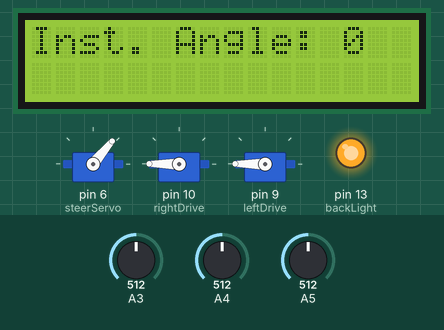
Recording of a sketch running on a simulated Arduino Uno, built with avr-gcc and run on an emulated ATmega328P. On the bench: 3 × servo, 16×2 character LCD, output pins drawn as LEDs (lit = HIGH). The test bench sets the inputs (shaded band); at power-on: A4 = 512, A5 = 512, A3 = 512.

Above: at 4.7 s.
4.8 s: A4 set to 359
At 5.9 s:
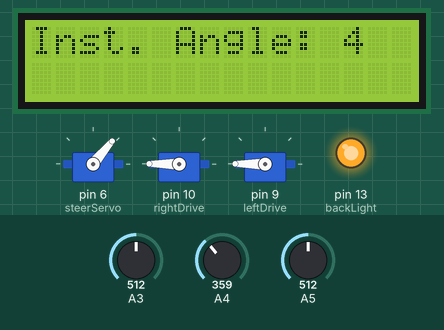
6.4 s: A4 set to 328
At 8.0 s:
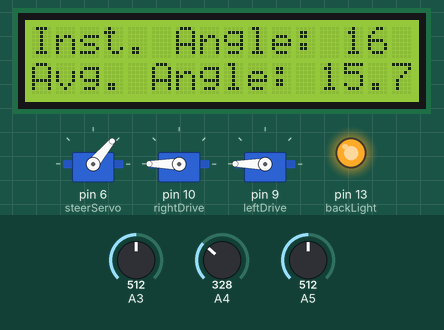
8.1 s: A5 set to 716
At 9.36 s:
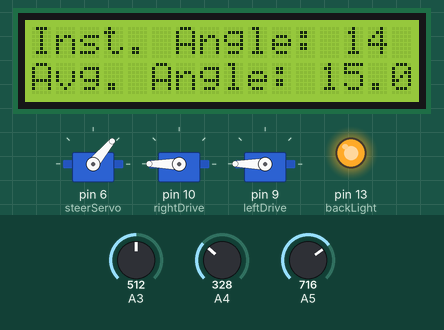
9.6 s: A5 set to 306
At 10.2 s:
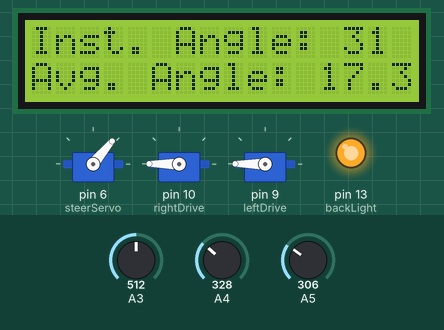
11.1 s: A4 set to 306
At 12.2 s:
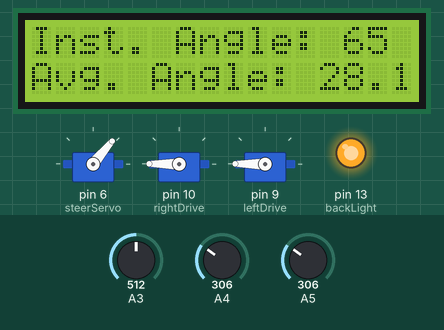
12.6 s: A5 set to 122
At 13.8 s:
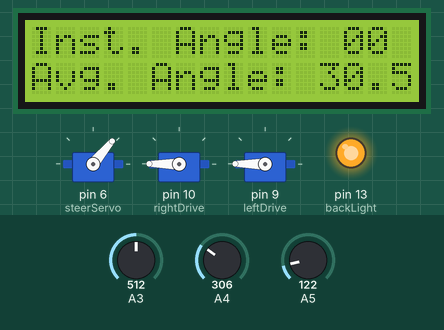
Timing chart, 0 to 15.2 s (numbered marks = the images above; inputs shaded):
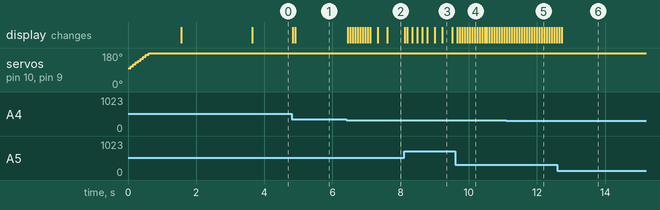

The sketch:

Comp2Code.ino
```cpp
#include <Servo.h>
#include <LiquidCrystal.h>
//servo setup
Servo steerServo, rightDrive, leftDrive;
#define STOP_DELAY 100
#define TURN_DELAY 800
#define GO_DELAY 400
#define WHITE_THRESH 992
#define STOP 90
#define GO 300
#define LEFT 110
#define RIGHT 30
#define STRAIGHT 50
//IR setup
int leftIR, rightIR;
//accelerometer setup
double x;
double xx;
double y;
double yy;
double z;
double zz;
double deg;
int tot;
int ii;
double avg;
//LCD setup
LiquidCrystal lcd(12, 11, 8, 5, 4, 3, 2);
int backLight = 13;
int sensorPin = A0;
int ledPin = 13;
int sensorValue = 0;
int prevValue = 0;
int check = false;
int t = 0;
int angleAdder = 0;
int counter = 1;
int temp = 1;
int temp2 = 0;
float sum = 0;
float sumcount = 0;
float avg2;

void setup()
{
  //set and straighten wheels
  steerServo.attach(6);
  steerServo.write(STRAIGHT);
  rightDrive.attach(10);
  leftDrive.attach(9);
  //linear throttle curve on startup
  for(int i = 100; i < GO; i += 10)
  {
    rightDrive.write(i);
    leftDrive.write(i);
    delay(75);
  }
  //LCD setup
  pinMode(backLight, OUTPUT);
  digitalWrite(backLight, HIGH);
  lcd.begin(16,2);
  lcd.clear();
  lcd.setCursor(0,0);           // set cursor to column 0, row 0 (the first row)
  lcd.print("This is HamBot");
  delay(2000);
  Serial.begin(9600);
}

int angle_check2(){
      x  = analogRead(3);
      y  = analogRead(4);
      z  = analogRead(5);
      xx = -1.0909*x+450;
      yy = 1.0286*y-360.51+12;
      zz = 0.9783*z - 239.18-3;
      deg = atan2(zz,yy);
      deg = deg*180/PI;
      deg = deg - 83;
      deg = deg*1.75;
      return deg;
}

int angle_check()
{
  x  = analogRead(3);
  y  = analogRead(4);
  z  = analogRead(5);

  xx = -1.0909*x+450;
  yy = 1.0286*y-360.51+12;
  zz = 0.9783*z - 239.18-3;
  deg = atan2(zz,yy);
  deg = deg*180/PI;
  deg = deg - 83;
  deg = deg*1.75;

  t++;
  //if going up incline: sum, count, and display deg
  if (deg > 9 && t>2 && t<5 )
  {
//    leftDrive.write(STOP);
//    rightDrive.write(STOP);
//    delay(150);'
   // leftDrive.write(GO);
    //rightDrive.write(GO);
    delay(150);
    int currTime = millis();
    while(millis() < (currTime + 250))
    {
      x  = analogRead(3);
      y  = analogRead(4);
      z  = analogRead(5);
      xx = -1.0909*x+450;
      yy = 1.0286*y-360.51+12;
      zz = 0.9783*z - 239.18-3;
      deg = atan2(zz,yy);
      deg = deg*180/PI;
      deg = deg - 83;
      deg = deg*1.75;
      //lcd.setCursor(0,0);
      //lcd.print("Inst. Angle: ");
      //lcd.print(deg);
     // lcd.setCursor(0,1);
      avg = tot / ii;
      //lcd.print("Avg Angle: ");
      //lcd.print(avg);
      return deg;
      ii++;
    }

  }

  if (deg < 9 && t>45)
  {
    //leftDrive.write(STOP);
    //rightDrive.write(STOP);
    delay(150);
    int currTime = millis();
    while(millis() < (currTime + 250))
    {
      x  = analogRead(3);
      y  = analogRead(4);
      z  = analogRead(5);
      xx = -1.0909*x+450;
      yy = 1.0286*y-360.51+12;
      zz = 0.9783*z - 239.18-3;
      deg = atan2(zz,yy);
      deg = deg*180/PI;
      deg = deg - 83;
      deg = deg*1.75;
    }
    //leftDrive.write(GO);
    //rightDrive.write(GO);
//    delay(150);
  }
  //leftDrive.write(GO);
  //rightDrive.write(GO);
}

void loop()
{
  leftDrive.write(GO);
  rightDrive.write(GO);

//  //check IR sensors
//  leftIR = analogRead(A1);
//  rightIR = analogRead(A0);
//  //left turn
//  while(leftIR > WHITE_THRESH)
//  {
//    //    Serial.println("Go Left");
//    steerServo.write(LEFT);
//    delay(TURN_DELAY);
//    //leftDrive.write(GO);
//    //rightDrive.write(GO);
//    // // delay(GO_DELAY);
//    leftIR = analogRead(A1);
//    rightIR = analogRead(A0);
//  }
//  //right turn
//  while(rightIR > WHITE_THRESH)
//  {
//    //    Serial.println("Go Right");
//    steerServo.write(RIGHT);
//    delay(TURN_DELAY);
//    //// // delay(GO_DELAY);(GO);
//    //rightDrive.write(GO);
//    // // delay(GO_DELAY);
//    leftIR = analogRead(A1);
//    rightIR = analogRead(A0);
//  }
//  //straight
//  while(leftIR <= WHITE_THRESH && rightIR <= WHITE_THRESH)
//  {
//    //leftDrive.write(GO);
//    //rightDrive.write(GO);
//    //    Serial.println("Go Straight");
//    steerServo.write(STRAIGHT);
//    angle_check();
//    leftIR = analogRead(A1);
//    rightIR = analogRead(A0);
//  }

  temp = angle_check2();
  if(temp > 0){angleAdder+=temp;}

  if(counter == 100){
    temp2 = angleAdder/counter;
    lcd.setCursor(0,0);
    lcd.print("Inst. Angle: ");
    lcd.print(temp2);
    if (temp2 > 9){
    sum = sum + temp2;
    sumcount++;
    avg = sum/sumcount;
    lcd.setCursor(0,1);
    lcd.print("Avg. Angle: ");
    lcd.print(avg);
    }
    counter = 0;
    angleAdder = 0;
  }
  counter++;
}
```

Measured:
- the behaviour switches between 345 and 344 on A4 (found by bisection; images 1 and 2)
- after the input at 4.8 s, the display: first changes at once (image 1 shows a later state)
- after the input at 6.4 s, the display: first changes after 0.05 s (image 2 shows a later state)
- after the input at 8.1 s, the display: first changes at once (image 3 shows a later state)
